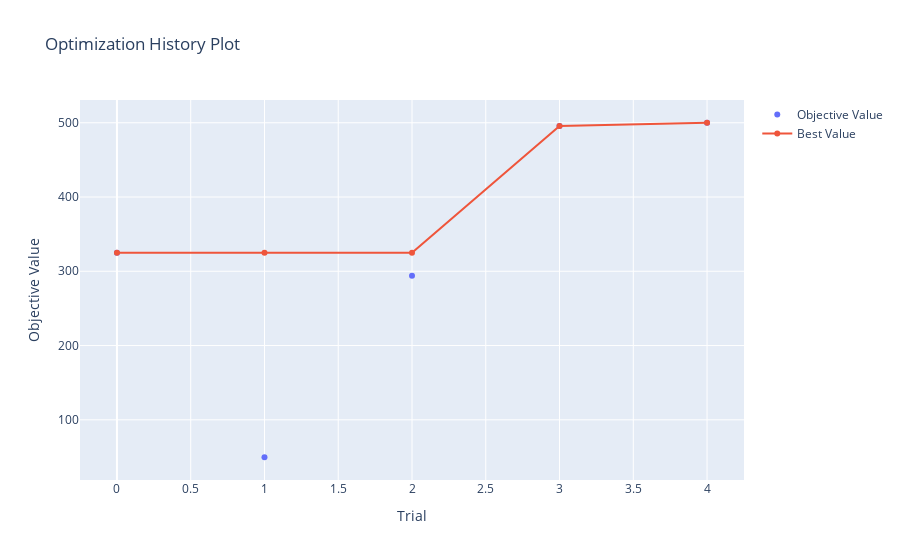
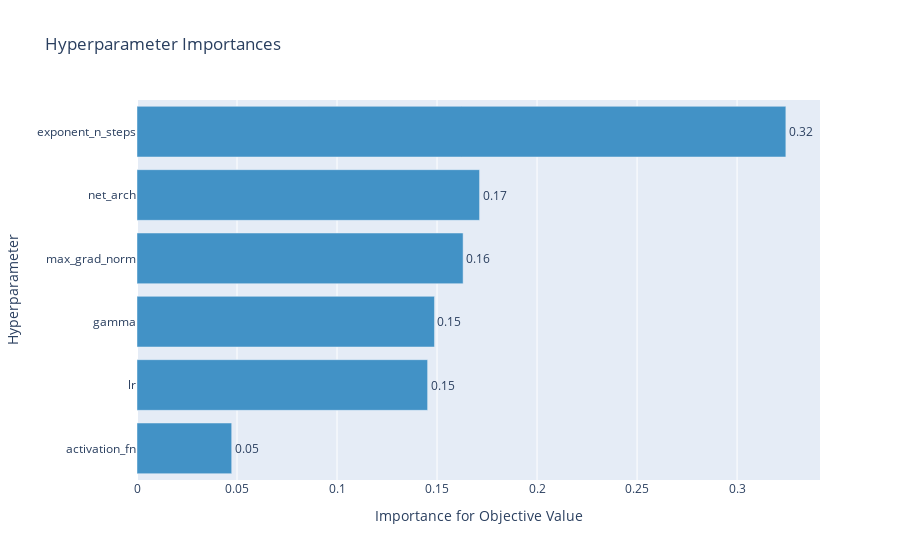

The notebook cell these images were saved under, in order:
### Markdown cell above
The optimization loop

### Code cell
import torch as th

# Set pytorch num threads to 1 for faster training
th.set_num_threads(1)
# Select the sampler, can be random, TPESampler, CMAES, ...
sampler = TPESampler(n_startup_trials=N_STARTUP_TRIALS)
# Do not prune before 1/3 of the max budget is used
pruner = MedianPruner(
    n_startup_trials=N_STARTUP_TRIALS, n_warmup_steps=N_EVALUATIONS // 3
)
# Create the study and start the hyperparameter optimization
study = optuna.create_study(sampler=sampler, pruner=pruner, direction="maximize")

try:
    study.optimize(objective, n_trials=N_TRIALS, n_jobs=N_JOBS, timeout=TIMEOUT)
except KeyboardInterrupt:
    pass

print("Number of finished trials: ", len(study.trials))

print("Best trial:")
trial = study.best_trial

print(f"  Value: {trial.value}")

print("  Params: ")
for key, value in trial.params.items():
    print(f"    {key}: {value}")

print("  User attrs:")
for key, value in trial.user_attrs.items():
    print(f"    {key}: {value}")

# Write report
study.trials_dataframe().to_csv("study_results_a2c_cartpole.csv")

fig1 = plot_optimization_history(study)
fig2 = plot_param_importances(study)

fig1.show()
fig2.show()

### Figure 1 — Plotly figure (JSON) as saved in the notebook; plotly's stock layout.template omitted (floating-point values rounded to 4 significant figures)
{"data": [{"mode": "markers", "name": "Objective Value", "type": "scatter", "x": [0, 1, 2, 3, 4], "y": [324.9, 49.6, 293.9, 495.7, 500]}, {"name": "Best Value", "type": "scatter", "x": [0, 1, 2, 3, 4], "y": [324.9, 324.9, 324.9, 495.7, 500]}], "layout": {"title": {"text": "Optimization History Plot"}, "xaxis": {"title": {"text": "Trial"}}, "yaxis": {"title": {"text": "Objective Value"}}}}

### Figure 2 — Plotly figure (JSON) as saved in the notebook; plotly's stock layout.template omitted (floating-point values rounded to 4 significant figures)
{"data": [{"cliponaxis": false, "hovertemplate": ["activation_fn (CategoricalDistribution): 0.0473397511326615<extra></extra>", "lr (FloatDistribution): 0.14528592973244822<extra></extra>", "gamma (FloatDistribution): 0.14871751044716905<extra></extra>", "max_grad_norm (FloatDistribution): 0.1630252739605841<extra></extra>", "net_arch (CategoricalDistribution): 0.1712538847404247<extra></extra>", "exponent_n_steps (IntDistribution): 0.3243776499867124<extra></extra>"], "marker": {"color": "rgb(66,146,198)"}, "orientation": "h", "text": ["0.05", "0.15", "0.15", "0.16", "0.17", "0.32"], "textposition": "outside", "type": "bar", "x": [0.04734, 0.1453, 0.1487, 0.163, 0.1713, 0.3244], "y": ["activation_fn", "lr", "gamma", "max_grad_norm", "net_arch", "exponent_n_steps"]}], "layout": {"showlegend": false, "title": {"text": "Hyperparameter Importances"}, "xaxis": {"title": {"text": "Importance for Objective Value"}}, "yaxis": {"title": {"text": "Hyperparameter"}}}}
